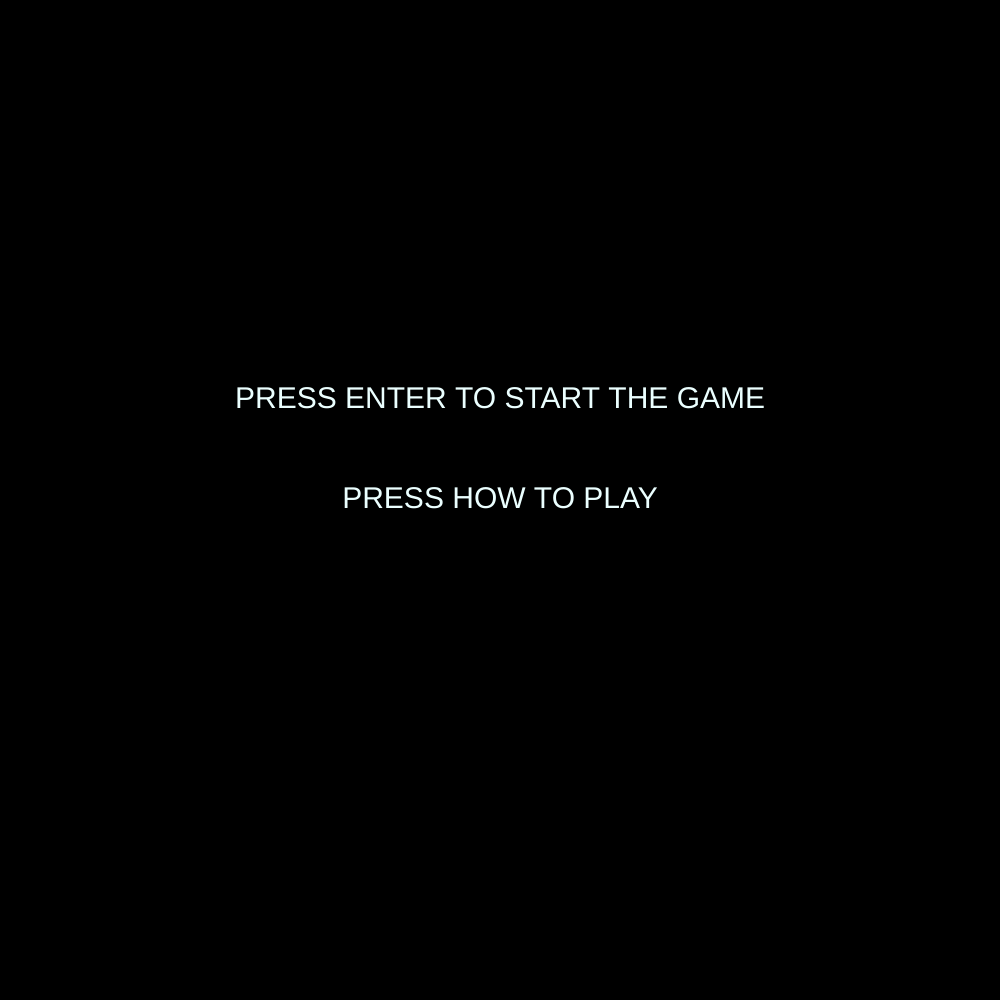
Frame 1 (no input)
Frame 60 (no input): identical to frame 1, image omitted
Frame 120 (the mouse pressed at the canvas centre since frame 60): identical to frame 1, image omitted

The p5.js sketch that drew this single still picture (run headless with seeded random() and noise() and a simulated clock; from frame 60 on, the mouse is pressed at the canvas centre):

// p5.js sketch
// ── sketch.js
var enemySpeed = 1

function setup() {
  createCanvas(1000, 1000)
  createEnemyModel(enemySpeed)
}

function draw() {
  // handleWhenKeyIsPressedAndYouOnlyWantItToHappenOnce()
  background(0)

  if (gameStatus == "started") {
    gameStuff()
  } else if (gameStatus == "opening") {
    gameOpeningScreen()
  } else if (gameStatus == "instruction") {
    gameInstructionScreen()
  } else if (gameStatus == "gameOver") {
    textAlign(CENTER, CENTER)
    textSize(30)
    text("PRESS ENTER TO GO BACK TO START", width / 2, height / 2)
    text("YOUR SCORE WAS " + player1.score, width / 2, height / 2 + 100)
  } else if (gameStatus == "restart") {
    player1.health = 100
    player1.ammo = 500
    player1.bomb = 10
    player1.score = 0
    enemies = []
    player1.x = 500
    player1.y = 500
    player1.o = 0
    player1.sp = 6
    bombs = []
    bullets = []
    gameStatus = "opening"
  }
}

function gameStuff() {
  player1.sp = player1.health / 20 + 1
  drawPlayers()
  drawEnemies()
  drawBullets()
  drawBombs()
  drawStats()

  checkCollision()
  updatePositions()
  // if (frameCount % 2 === 0)
  handleMovementInput()

  if (player1.health < 100) {
    if (frameCount % (10 * 1) === 0) {
      player1.health = player1.health + 0.5
    }
  }
  if (frameCount % (60 * 1) === 0) {
    // if (enemy.health == 0) {
    // removeEnemies
    // }
    if (enemies.length < 100000000000) createEnemyModel(enemySpeed)
    if (enemySpeed > 1) {
      ifEnemyFast = true
    }
    if (enemySpeed > 1.5) enemySpeed = 0
    enemySpeed += 0.5
  }

  if (frameCount % player1.shootingSpeed === 0) handleFiringInput()

  if (player1.health < 0) gameStatus = "gameOver"
}

function gameOpeningScreen() {
  textSize(30)
  textAlign(CENTER, CENTER)
  fill(235, 255, 255)
  text("PRESS ENTER TO START THE GAME", width / 2, height / 2 - 100)
  text("PRESS HOW TO PLAY", width / 2, height / 2)
}

function gameInstructionScreen() {
  textSize(30)
  textAlign(CENTER, CENTER)
  fill(235, 255, 255)
  text("W: move forward", width / 2, height / 2 - 300)
  text("A: move left", width / 2, height / 2 - 250)
  text("D: move right", width / 2, height / 2 - 200)
  text("S: move backward", width / 2, height / 2 - 150)
  text("F: fire bullet", width / 2, height / 2 - 100)
  text("UP ARROW: place bomb", width / 2, height / 2 - 50)
  text("DOWN ARROW: explode bomb", width / 2, height / 2)
  text("LEFT ARROW: turn left", width / 2 / height / 2 + 50)
  text("RIGHT ARROW: turn right", width / 2, height / 2 + 50)
  text(
    "If ENEMY BUMPS INTO YOU YOU WILL TAKE DAMAGE",
    width / 2,
    height / 2 + 150
  )
  text(
    "WARNING IF YOU GET HIT BY BULLETS YOU WILL TAKE DAMAGE",
    width / 2,
    height / 2 + 200
  )
  textSize(15)
  text(
    "IF THE ENEMY IS RED IT IS FASTER THAN NORMAL AND YOU WOULD GET BULLETS, BOMBS, OR BOTH IF YOU KILL THEM",
    width / 2,
    height / 2 + 250
  )
  textSize(30)
  text("PRESS ESC TO LEAVE THIS", width / 2, height / 2 + 400)
}

// ── library.js
function drawCharacter(object) {
  var points = object.createPoints()
  var rotatedPoints = rotatePoints(points, object)
  var movedPoints = movePoints(rotatedPoints, object)
  stroke(color(object.color))
  drawShape(movedPoints)
}

// move; {x: 123, y: 2313}
function movePoints(points, { x, y }) {
  var movedPoints = []
  for (var i = 0; i < points.length; i++) {
    movedPoints[i] = {
      x: points[i].x + x,
      y: points[i].y + y,
    }
  }
  return movedPoints
}

function rotatePoints(points, { o }) {
  var r = (o * Math.PI) / 180 // convert degrees to radians
  var rotatedPoints = []
  for (var i = 0; i < points.length; i++) {
    let { x, y } = points[i]
    rotatedPoints[i] = {
      x: x * Math.cos(r) - y * Math.sin(r),
      y: x * Math.sin(r) + y * Math.cos(r),
    }
  }
  return rotatedPoints
}

function rotatePoint(point, { o }) {
  var points = [point]
  var rotatedPoints = rotatePoints(points, o)
  return rotatedPoints[0]
}

function drawShape(points) {
  for (var i = 0; i < points.length; i++) {
    var p1 = points[i]
    var p2 = i == points.length - 1 ? points[0] : points[i + 1]
    line(p1.x, p1.y, p2.x, p2.y)
  }
}

function removeItemById(items, { id }) {
  var itemIdx = -1
  for (var i = 0; i < items.length; i++) {
    var element = items[i]
    if (element.id === id) {
      itemIdx = i
      break
    }
  }

  if (itemIdx >= 0) items.splice(itemIdx, 1)
}

function calcDistance(p1, p2) {
  var a = p2.x - p1.x
  var b = p2.y - p1.y
  var dsquared = a * a + b * b
  return Math.sqrt(dsquared)
}

function calcDistance2(x0, y0, x, y) {
  var a = x - x0
  var b = y - y0
  var dsquared = a * a + b * b
  return Math.sqrt(dsquared)
}

function collided(p1, p2) {
  var d = calcDistance(p1, p2)
  return p1.s + p2.s > 2 * d
}

var _KEYS = {
  ESC: 27,
  ENTER: 13,
  E: 69,

  W: 87,
  A: 65,
  S: 83,
  D: 68,
  F: 70,

  UP_ARROW: 38,
  DOWN_ARROW: 40,
  LEFT_ARROW: 37,
  RIGHT_ARROW: 39,
  SHIFT: 16,

  LEVEL_UP: 67,
}

// ── model.js
var gameStatus = "opening"

var bullets = []
var bombs = []
var bulletId = 0

var player1 = {
  type: "player",
  health: 100,
  sp: 6,
  ammo: 500,
  bomb: 10,
  shootingSpeed: 6,
  x: 500,
  y: 500,
  s: 50,
  m: 0,
  o: 0,
  color: "rgba(110, 255, 158, 1)",
  score: 0,
  createPoints: function () {
    return Shape.createPlayer(this)
  },
}

function rand(max) {
  return Math.floor(Math.random() * max)
}

var enemies = []
var enemyId = 0

function createEnemyModel(speed) {
  var x = rand(1000)
  var y = rand(500)

  var r = Math.random()
  if (r < 0.25) y = 1
  else if (r < 0.5) y = 1
  else if (r < 0.75) x = 1
  else x = 1000

  // if (random > 123) x = 999
  // if (random > 12313) y = 999
  var color = speed > 1 ? "rgba(255, 0, 125, 1)" : "rgba(255, 255, 100, 1)"

  var enemy = {
    type: "enemy",
    id: enemyId++,
    health: 5,
    sp: enemySpeed,
    x: x,
    y: y,
    s: 50,
    m: 0,
    o: 0,
    color,
    score: 0,
    createPoints: function () {
      return Shape.createEnemy(this)
    },
  }
  enemies.push(enemy)
}

var apple = {
  type: "apple",
  x: 600 + (0.5 - Math.random()) * 100,
  y: 600 + (0.5 - Math.random()) * 100,
  s: 50,
  color: "rgba(255, 0, 0, 1)",
  createPoints: function () {
    return []
  },
}

// var bullet = createBulletModel(player2, 10)
// bullets.push(bullet)

function createBulletModel(player, d) {
  var r = -(player.o * Math.PI) / 180 // convert degrees to radians

  var xb = player.x + d * Math.sin(r)
  var yb = player.y + d * Math.cos(r)

  bulletId++

  // console.log("bulletId", bulletId)
  return {
    id: bulletId,
    type: "bullet",
    x: xb,
    y: yb,
    x0: xb,
    y0: yb,
    range: 500,

    s: 1,
    o: player.o,
    sp: 10,

    color: "rgba(255, 0, 125, 1)",
    createPoints: function () {
      return Shape.createBullet(this)
    },
    traveled: function () {
      return calcDistance2(this.x0, this.y0, this.x, this.y)
    },
  }
}

function createBombModel(player, d) {
  var r = -(player.o * Math.PI) / 180 // convert degrees to radians

  var xb = player.x + d * Math.sin(r)
  var yb = player.y + d * Math.cos(r)

  return {
    type: "bomb",
    x: xb,
    y: yb,
    x0: xb,
    y0: yb,
    range: 100,

    s: 10,
    o: player.o,
    sp: 1,

    color: "rgba(255, 0, 125, 1)",
    createPoints: function () {
      return Shape.createBomb(this)
    },
  }
}

// ── shapes.js
const Shape = {
  createTriangle: function ({ s }) {
    var a = s / 2
    return [
      { x: 0, y: -a },
      { x: -a, y: a },
      { x: a, y: a },
    ]
  },

  createPacman: function ({ s, m }) {
    var a = s / 2
    var p1 = { x: -a, y: -a }
    var p2 = { x: a, y: -a }
    var p3 = { x: a, y: a }
    var p4 = { x: -a, y: a }

    var p5 = {
      x: -a,
      y: 0.3 * s,
    }
    var p6 = {
      x: s * 0.1,
      y: s * 0.3,
    }
    var p7 = {
      x: -s * 0.5,
      y: -s * 0.2 + s * 0.5 * (1 - m),
    }

    return [p1, p2, p3, p4, p5, p6, p7]
  },

  createEnemy: function ({ s, m }) {
    var a = s / 2
    var b = m / 2
    return [
      { x: -a * 0.3, y: a * 0.2 },
      { x: -a * b, y: a * 1 },
      { x: -a * 0.8, y: -a * 0.1 },

      { x: 0, y: -a },

      { x: a * 0.8, y: -a * 0.1 },
      { x: a * b, y: a * 1 },
      { x: a * 0.3, y: a * 0.2 },
    ]
  },

  createPlayer: function ({ s }) {
    var a = s / 2
    var p1 = { x: a, y: -a }
    var p1b = { x: 0, y: -1.5 * a }
    var p2 = { x: -a, y: -a }
    var p3 = { x: -a, y: a }
    var p4 = { x: 1.6 * a, y: a }
    var p5 = { x: 1.6 * a, y: -2 * a }
    var p6 = { x: a, y: -2 * a }
    var p7 = { x: a, y: a }

    return [p1, p1b, p2, p3, p4, p5, p6, p7]
  },

  createPlayer2: function ({ s }) {
    var a = s / 2
    var p1 = { x: a, y: -a }
    var p2 = { x: -a, y: -a }
    var p3 = { x: -a, y: a }
    var p4 = { x: 1.6 * a, y: a }
    var p5 = { x: 1.6 * a, y: -2 * a }
    var p6 = { x: a, y: -2 * a }
    var p7 = { x: a, y: a }

    return [p1, p2, p3, p4, p5, p6, p7]
  },

  createBullet: function ({ s }) {
    var a = s / 2
    var p1 = { x: -a / 2, y: -a }
    var p2 = { x: a / 2, y: -a }
    var p3 = { x: a / 2, y: a }
    var p4 = { x: -a / 2, y: a }

    return [p1, p2, p3, p4]
  },

  createBomb: function ({ s }) {
    var a = s / 2
    return [
      { x: 0, y: -a },
      { x: -a, y: a },
      { x: a, y: a },
    ]
  },
}

// ── sketch-collision.js
function checkCollision() {
  var bulletsToBeRemoved = []
  for (var i = 0; i < bullets.length; i++) {
    var b = bullets[i]
    if (collided(b, player1)) {
      player1.health--
      bulletsToBeRemoved.push(b)
    }
  }

  for (var i = 0; i < bullets.length; i++) {
    var b = bullets[i]
    for (var j = 0; j < enemies.length; j++) {
      var e = enemies[j]
      if (collided(b, e)) {
        e.health--
        bulletsToBeRemoved.push(b)
        if (e.health < 1) {
          removeItemById(enemies, e)
          if (e.sp > 1) {
            console.log("bob")
            var lootFromEnemy = rand(3)
            if ((lootFromEnemy = 1)) {
              player1.ammo = player1.ammo + rand(25)
            } else if ((lootFromEnemy = 2)) {
              player1.bomb = player1.bomb + rand(5)
            } else player1.ammo = player1.ammo + rand(25)
            player1.bomb = player1.bomb + rand(5)
          }
          player1.score++
        }
        break
      }
    }
  }

  for (var i = 0; i < enemies.length; i++) {
    if (collided(enemies[i], player1)) {
      player1.health--
      // enemies[i].health--
      // if (enemies[i].health < 1) {
      // player1.score++
      // removeItemById(enemies, enemies[i])
      // }
    }
  }

  for (var i = 0; i < enemies.length; i++) {}
  if (bulletsToBeRemoved.length > 0) {
    bullets = removeBullets(bullets, bulletsToBeRemoved)
  }
}

function removeBullets(bullets, bulletsToBeRemoved) {
  // var bulletsAfterRemoval = bullets.filter(function (b) {
  //   return bulletsToBeRemoved.findIndex((e) => e.id === b.id) < 0
  // })
  var bulletsAfterRemoval = []

  for (var i = 0; i < bullets.length; i++) {
    var b = bullets[i]

    var shouldKeepBullet = true
    for (var j = 0; j < bulletsToBeRemoved.length; j++) {
      var bToBeRemoved = bulletsToBeRemoved[j]
      if (b.id == bToBeRemoved.id) {
        shouldKeepBullet = false
        break
      }
    }
    if (shouldKeepBullet) bulletsAfterRemoval.push(b)
  }

  return bulletsAfterRemoval
}

// ── sketch-draw.js
function drawBullets() {
  for (var i = 0; i < bullets.length; i++) {
    var bullet = bullets[i]
    drawCharacter(bullet)
  }
}

function drawBombs() {
  for (var i = 0; i < bombs.length; i++) {
    var bomb = bombs[i]
    drawCharacter(bomb)
  }
}

function drawBonus() {
  // stroke(apple.color)
  // drawShape(translateShape(createTriangle, apple))
}

function drawPlayers() {
  if (player1.health >= 0) {
    drawCharacter(player1)
  }
}

function drawEnemies() {
  // enemies is array
  for (var i = 0; i < enemies.length; i++) {
    var enemy = enemies[i]
    drawCharacter(enemy)
  }
}

function drawStats() {
  textSize(20)
  fill("white")
  text("Ammo: " + player1.ammo, 60, 20)
  text("Health: " + player1.health, 60, 40)
  text("Bombs: " + player1.bomb, 60, 60)
  text("Scores: " + player1.score, 60, 80)
}

// ── sketch-input.js
function handleWhenKeyIsPressedAndYouOnlyWantItToHappenOnce() {
  // console.log(keyCode)
  switch (keyCode) {
    case _KEYS.UP_ARROW:
      // fireBullet(player2, bullet2)
      if (player1.bomb > 0) {
        newBomb(player1)
      }
      break
    case _KEYS.DOWN_ARROW:
      for (var i = 0; i < bombs.length; i++) {
        explodeBomb(bombs[i])
      }
      bombs = []
      break
    case _KEYS.LEFT_ARROW:
      turnLeft()
      break
    case _KEYS.RIGHT_ARROW:
      turnRight()
      break
  }
}

function handleFiringInput() {
  if (keyIsDown(_KEYS.F)) {
    if (player1.ammo > 0) {
      fireNewBullet(player1)
    }
  }
}

function handleMovementInput() {
  if (keyIsDown(_KEYS.W)) {
    if (player1.y > player1.s / 2) {
      moveForward()
    }
  } else if (keyIsDown(_KEYS.A)) {
    if (player1.x > player1.s / 2) {
      moveLeft()
    }
  } else if (keyIsDown(_KEYS.D)) {
    if (player1.x < 1000 - player1.s / 2) {
      moveRight()
    }
  } else if (keyIsDown(_KEYS.S)) {
    if (player1.y < 1000 - player1.s / 2) {
      moveBackward()
    }
  }
}

function fireNewBullet(player) {
  player1.ammo = player1.ammo - 1
  var bullet = createBulletModel(player, -50)
  bullets.push(bullet)
}

function newBomb(player) {
  player1.bomb = player1.bomb - 1
  var bomb = createBombModel(player, -50)
  bombs.push(bomb)
}

function explodeBomb(bomb) {
  for (var i = 0; i < 36; i++) {
    var bullet = createBulletModel(bomb, 10)
    bullets.push(bullet)
    bomb.o += 10
  }
}

function moveForward() {
  player1.y = player1.y - player1.sp
}

function moveBackward() {
  player1.y = player1.y + player1.sp
}

function moveLeft() {
  player1.x = player1.x - player1.sp
}

function moveRight() {
  player1.x = player1.x + player1.sp
}

function turnLeft() {
  player1.o = player1.o - 45
}

function turnRight() {
  player1.o = player1.o + 45
}

function keyPressed() {
  if (gameStatus == "started") {
    if (player1.health > 0) handleWhenKeyIsPressedAndYouOnlyWantItToHappenOnce()
  } else if (gameStatus == "opening" && keyCode == _KEYS.E) {
    gameStatus = "instruction"
  } else if (gameStatus == "instruction" && keyCode == _KEYS.ESC) {
    gameStatus = "opening"
  } else if (gameStatus == "opening" && keyCode == _KEYS.ENTER) {
    gameStatus = "started"
  } else if (gameStatus == "gameOver" && keyCode == _KEYS.ENTER) {
    gameStatus = "restart"
  }
}

// ── sketch-move.js
function updatePositions() {
  var lastBulletIndex = -1
  for (var i = 0; i < bullets.length; i++) {
    var b = bullets[i]

    b.x = moveX(b)
    b.y = moveY(b)

    if (b.traveled() > b.range) lastBulletIndex = i
  }

  if (lastBulletIndex >= 0) bullets.splice(0, lastBulletIndex + 1)

  // enemies array

  for (var i = 0; i < enemies.length; i++) {
    var e = enemies[i]

    // if (player1.x > e.x) e.x = e.x + e.sp
    // else e.x = e.x - e.sp
    // if (player1.y > e.y) e.y = e.y + e.sp
    // else e.y = e.y - e.sp

    //   var oldX = e.x
    //   var oldY = e.y
    e.x = e.x + e.sp * (player1.x > e.x ? 1 : -1)
    e.y = e.y + e.sp * (player1.y > e.y ? 1 : -1)

    for (var j = 0; j < enemies.length; j++) {
      var e2 = enemies[j]
      if (e.id === e2.id) continue

      if (collided(e2, player1)) {
        player1.health = player1.health - 0.5
      }

      if (collided(e, e2) || collided(player1, e2)) {
        e2.x = e2.x + rand(10) - rand(10)
        e2.y = e2.y + rand(10) - rand(10)
        // e2.x = e2.x - rand(10)
        // e2.y = e2.y - rand(10)
      }

      // if (collided(e, e2) || collided(player1, e2)) {
      // var randomNumber = rand(4)
      // console.log(randomNumber)
      //   if ((randomNumber = 1)) {
      //     e2.x = e2.x + 100
      //   } else if ((randomNumber = 2)) {
      //     e2.x = e2.x - 100
      //   } else if ((randomNumber = 3)) {
      //     e2.y = e2.y + 100
      //   } else e2.y = e2.y - 100
      // break
      // }
    }

    e.m += 0.1
    if (e.m > 1) e.m = 0
  }
}

function moveX(b) {
  return b.x + Math.sin((b.o * Math.PI) / 180) * b.sp
}

function moveY(b) {
  return b.y - Math.cos((b.o * Math.PI) / 180) * b.sp
}
